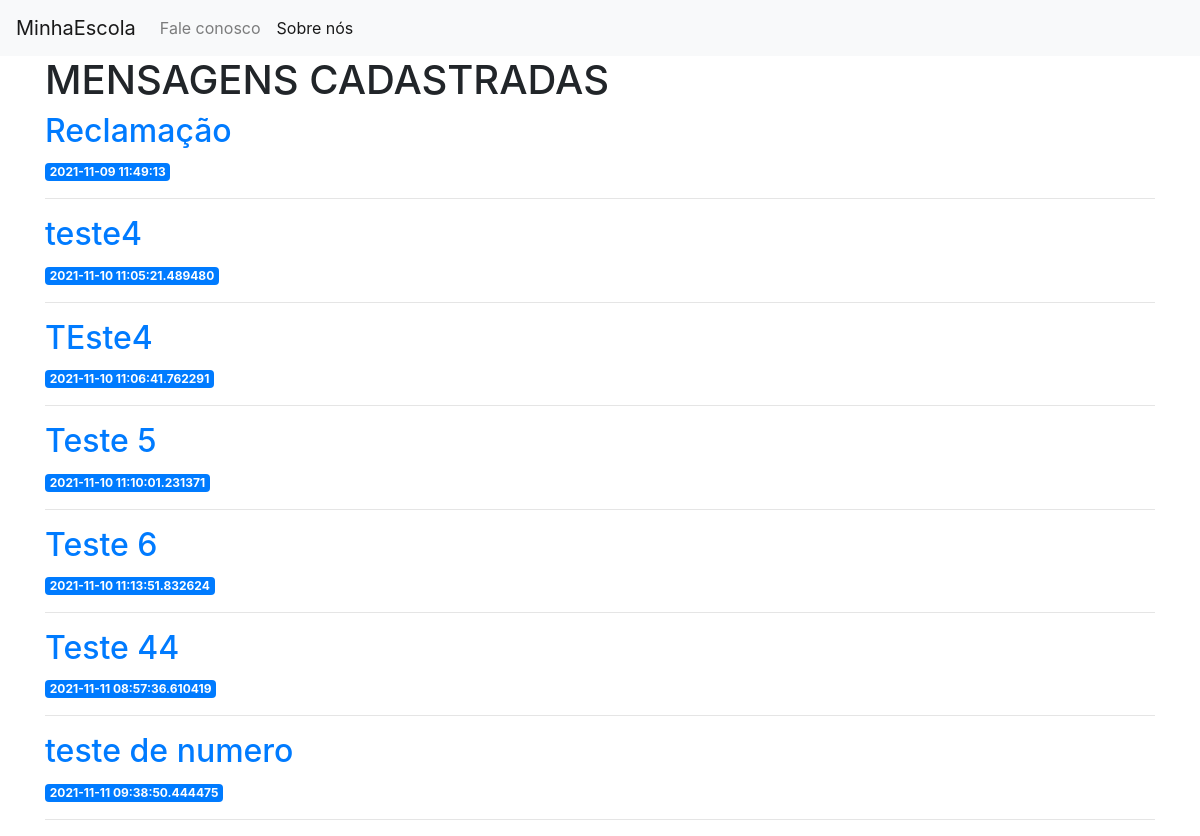
/mensagens, run on the app's committed database.
### App.py (models this page shows)
class Posts(db.Model):
    id = db.Column(db.Integer, primary_key=True)
    created = db.Column(db.DateTime, default=datetime.datetime.utcnow)
    title = db.Column(db.String(80), nullable=False)
    contato = db.Column(db.Integer, nullable=True)
    email = db.Column(db.String(150), nullable=True)
    content = db.Column(db.String(500), nullable=False)
    tipo = db.Column(db.CHAR, default='M')

### App.py (the view)
@app.route('/mensagens')
def mensagens():
    posts = Posts.query.all()
    return render_template('mensagens.html', posts=posts)

### templates/mensagens.html
{% extends 'base.html' %}
{% block content %}
    <h1>{% block title %} MENSAGENS CADASTRADAS {% endblock %}</h1>
    {% for post in posts %}
    {% if post.tipo == 'M' %}
    <a href="{{ url_for('post', post_id=post['id']) }}">
        <h2>{{ post['title'] }} </h2>
    </a>
    <span class="badge badge-primary"> {{post['created'] }}</span>
    <hr>
    {% endif %}
    {% endfor %}
{% endblock %}

### data on the page
Posts: title "Reclamação", created "2021-11-09 11:49:13"
Posts: title "teste4", created "2021-11-10 11:05:21.489480"
Posts: title "TEste4", created "2021-11-10 11:06:41.762291"
Posts: title "Teste 5", created "2021-11-10 11:10:01.231371"
Posts: title "Teste 6", created "2021-11-10 11:13:51.832624"
Posts: title "Teste 44", created "2021-11-11 08:57:36.610419"
Posts: title "teste de numero", created "2021-11-11 09:38:50.444475"
